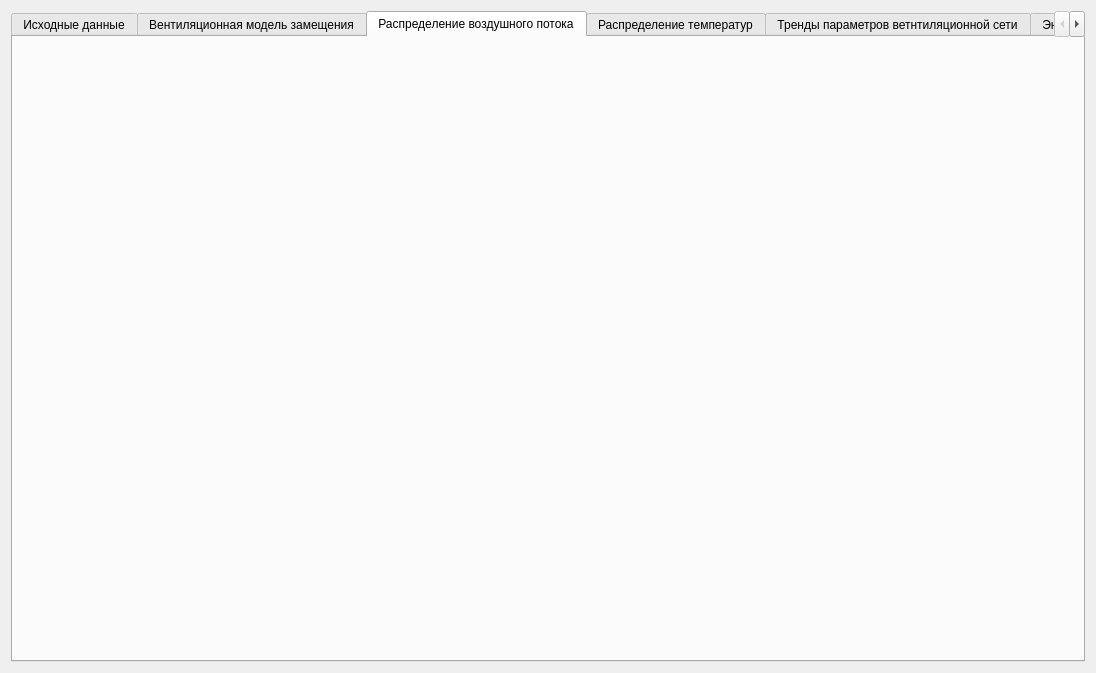
<?xml version="1.0" encoding="UTF-8"?>
<ui version="4.0">
 <class>vent_model</class>
 <widget class="QWidget" name="vent_model">
  <property name="geometry">
   <rect>
    <x>0</x>
    <y>0</y>
    <width>1096</width>
    <height>673</height>
   </rect>
  </property>
  <property name="windowTitle">
   <string>Form</string>
  </property>
  <layout class="QGridLayout" name="gridLayout">
   <item row="0" column="0">
    <widget class="QTabWidget" name="tabWidget">
     <property name="currentIndex">
      <number>2</number>
     </property>
     <widget class="QWidget" name="tab_5">
      <attribute name="title">
       <string>Исходные данные</string>
      </attribute>
     </widget>
     <widget class="QWidget" name="tab">
      <attribute name="title">
       <string>Вентиляционная модель замещения</string>
      </attribute>
     </widget>
     <widget class="QWidget" name="tab_2">
      <attribute name="title">
       <string>Распределение воздушного потока</string>
      </attribute>
     </widget>
     <widget class="QWidget" name="tab_3">
      <attribute name="title">
       <string>Распределение температур</string>
      </attribute>
     </widget>
     <widget class="QWidget" name="tab_6">
      <attribute name="title">
       <string>Тренды параметров ветнтиляционной сети</string>
      </attribute>
     </widget>
     <widget class="QWidget" name="tab_4">
      <attribute name="title">
       <string>Энергетическая диаграмма вентилятора и его свойства</string>
      </attribute>
     </widget>
    </widget>
   </item>
  </layout>
 </widget>
 <resources/>
 <connections/>
</ui>
